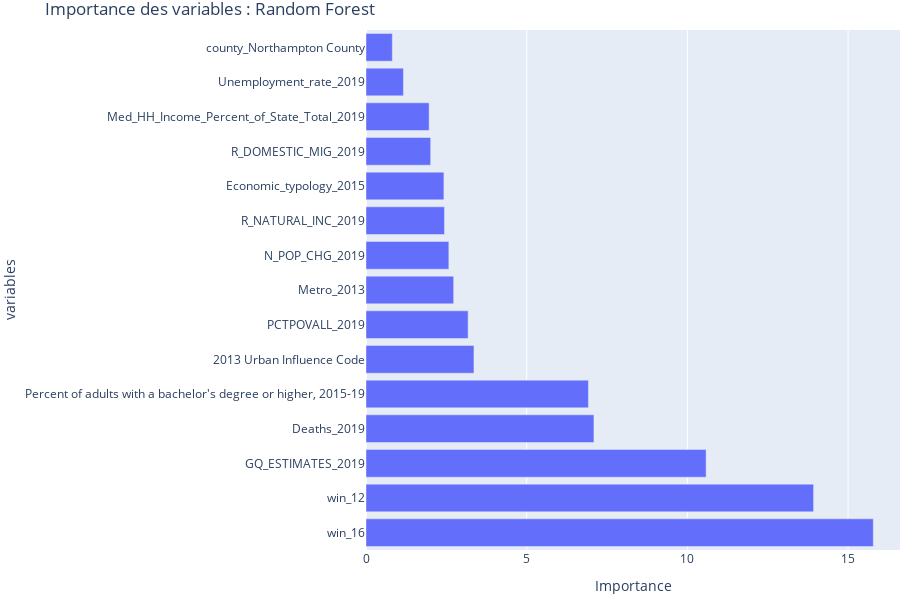

Notebook cell for this chart:
### Code cell
# Représenter les 15 variables les plus importantes
fig = px.bar(feature_importance[0:15],
             y="features_cols", x="importance",
             hover_data={'importance': ':.2f'}
             )

fig.update_layout(
    title="Importance des variables : Random Forest",
    xaxis_title="Importance",
    yaxis_title="variables",
    margin=dict(l=0, r=0, t=30, b=50),
    width=900, height=600
)

# Afficher le graphique
fig.show()

### Figure 1 — Plotly figure (JSON) as saved in the notebook; plotly's stock layout.template omitted (floating-point values rounded to 4 significant figures)
{"data": [{"alignmentgroup": "True", "hovertemplate": "importance=%{x:.2f}<br>features_cols=%{y}<extra></extra>", "legendgroup": "", "marker": {"color": "#636efa", "pattern": {"shape": ""}}, "name": "", "offsetgroup": "", "orientation": "h", "showlegend": false, "textposition": "auto", "type": "bar", "x": [15.78, 13.93, 10.58, 7.092, 6.921, 3.359, 3.177, 2.728, 2.578, 2.442, 2.424, 2.012, 1.964, 1.165, 0.8192], "xaxis": "x", "y": ["win_16", "win_12", "GQ_ESTIMATES_2019", "Deaths_2019", "Percent of adults with a bachelor's degree or higher, 2015-19", "2013 Urban Influence Code", "PCTPOVALL_2019", "Metro_2013", "N_POP_CHG_2019", "R_NATURAL_INC_2019", "Economic_typology_2015", "R_DOMESTIC_MIG_2019", "Med_HH_Income_Percent_of_State_Total_2019", "Unemployment_rate_2019", "county_Northampton County"], "yaxis": "y"}], "layout": {"barmode": "relative", "height": 600, "legend": {"tracegroupgap": 0}, "margin": {"b": 50, "l": 0, "r": 0, "t": 30}, "title": {"text": "Importance des variables : Random Forest"}, "width": 900, "xaxis": {"anchor": "y", "domain": [0, 1], "title": {"text": "Importance"}}, "yaxis": {"anchor": "x", "domain": [0, 1], "title": {"text": "variables"}}}}
